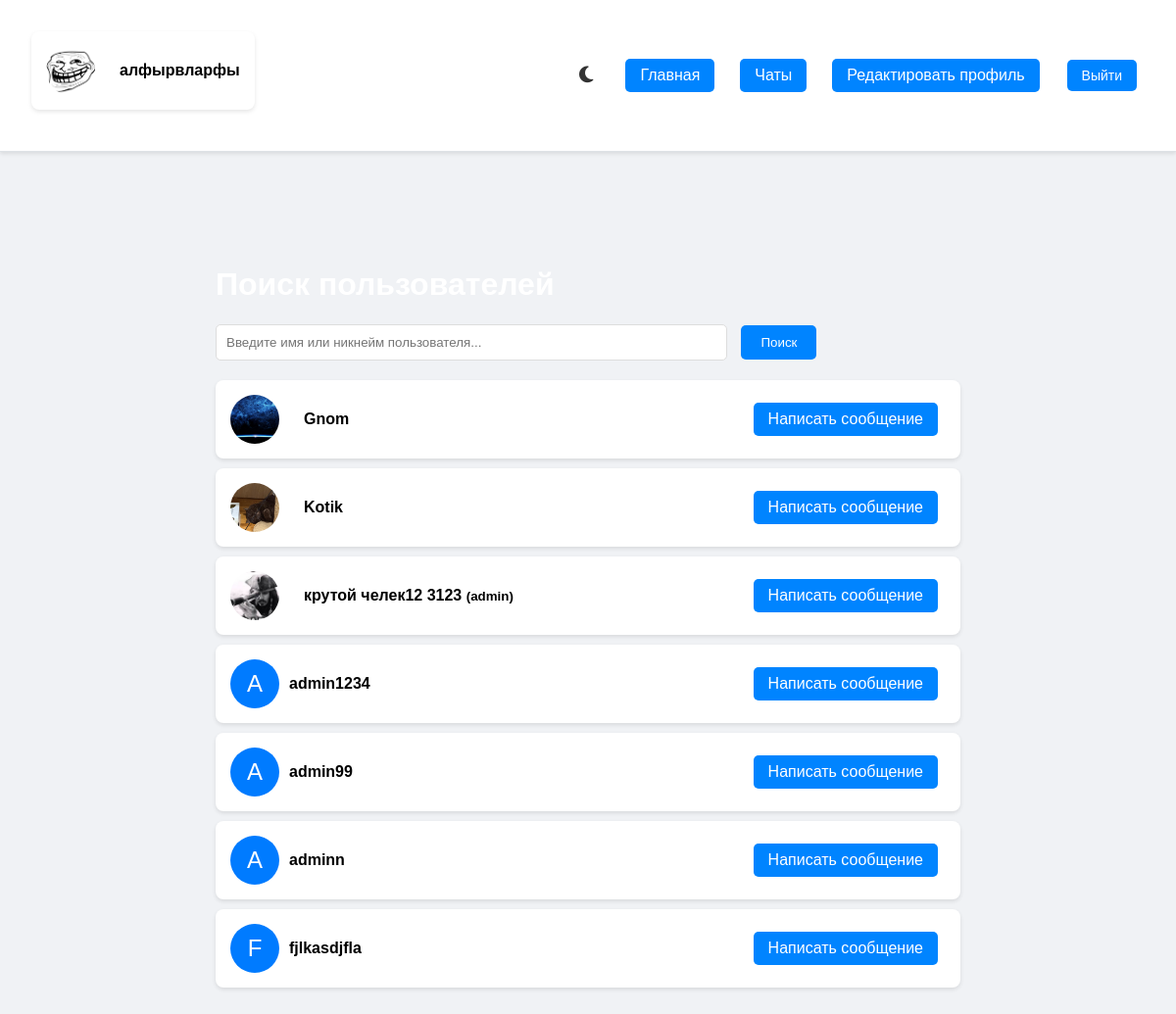
Page /search/ (signed in) on the earlier database version.
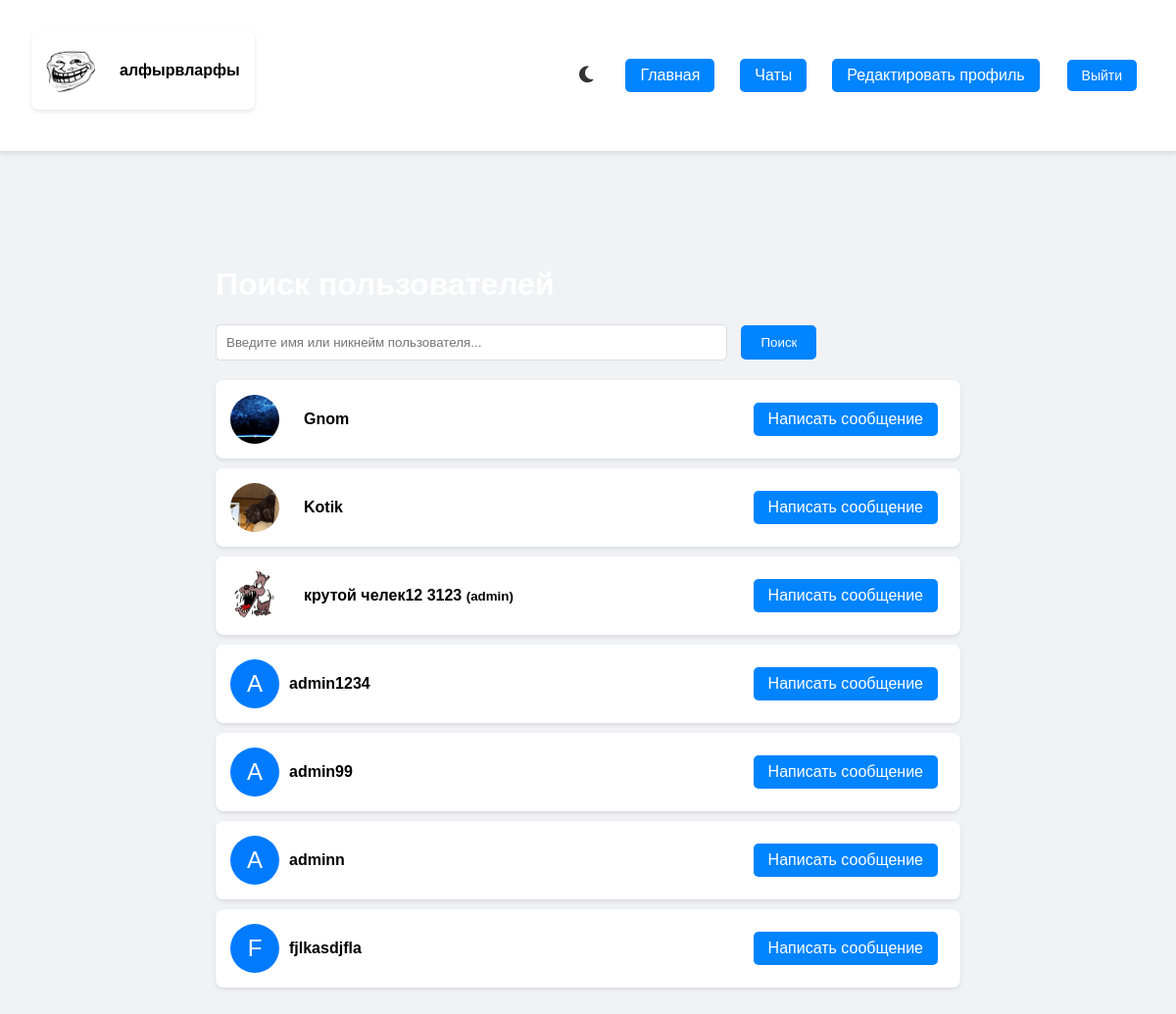
Same page on the later database version.
### messenger/models.py (models this page shows, shortened)
class User(AbstractUser):
    username = models.CharField(max_length=255, unique=True)
    bio = models.TextField(blank=True)
    avatar = models.ImageField(upload_to='avatars/', null=True, blank=True)
    name = models.CharField(max_length=255, blank=True)

class Profile(models.Model):
    user = models.OneToOneField(User, on_delete=models.CASCADE)
    avatar = models.ImageField(upload_to='avatars/', null=True, blank=True)
    bio = models.TextField(blank=True)
    description = models.TextField(max_length=500, blank=True)
    name = models.CharField(max_length=100, blank=True, default='')
    last_activity = models.DateTimeField(auto_now=True)

### messenger/views.py (the view)
# urls.py: path('search/', views.user_search, name='user_search'),
@login_required
def user_search(request):
    query = request.GET.get('q', '')
    users = User.objects.filter(
        Q(username__icontains=query) |
        Q(profile__name__icontains=query)  # Ищем по имени в профиле
    ).exclude(id=request.user.id).select_related('profile').distinct()
    return render(request, 'messenger/user_search.html', {'users': users})

### messenger/templates/messenger/user_search.html (shortened to what this page needs)
{% extends 'messenger/base.html' %}
{% block content %}
<div class="search-container">
    <h1 style="color: white;">Поиск пользователей</h1>
    <form method="GET" class="search-form">
        <input type="text" name="q" placeholder="Введите имя или никнейм пользователя..."
               value="{{ request.GET.q }}" class="search-input">
        <button type="submit" class="search-btn">Поиск</button>
    </form>
    <ul class="user-list">
        {% for user in users %}
            <li class="user-item">
                {% if user.profile.avatar %}
                    <img src="{{ user.profile.avatar.url }}" alt="Avatar" class="user-avatar">
                {% else %}
                    <div class="default-avatar">{{ user.username|first|upper }}</div>
                {% endif %}
                <div class="user-info">
                    <a href="{% url 'profile_view' user.id %}" class="user-name">
                        {{ user.profile.name|default:user.username }}
                        {% if user.profile.name and user.profile.name != user.username %}
                            <small>({{ user.username }})</small>
                        {% endif %}
                    </a>
                </div>
                <a href="{% url 'create_chat' user.id %}" class="btn">Написать сообщение</a>
            </li>
        {% endfor %}
    </ul>
</div>
{% endblock %}

Differences in the rows shown:
changed User "крутой челек12 3123": profile.avatar: a different picture
